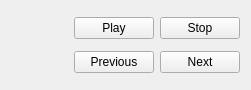
<?xml version="1.0" encoding="UTF-8"?>
<ui version="4.0">
 <class>PresentationCtrlWidget</class>
 <widget class="QWidget" name="PresentationCtrlWidget">
  <property name="geometry">
   <rect>
    <x>0</x>
    <y>0</y>
    <width>251</width>
    <height>90</height>
   </rect>
  </property>
  <property name="sizePolicy">
   <sizepolicy hsizetype="Minimum" vsizetype="Minimum">
    <horstretch>0</horstretch>
    <verstretch>0</verstretch>
   </sizepolicy>
  </property>
  <layout class="QHBoxLayout" name="horizontalLayout">
   <item>
    <widget class="QLabel" name="m_slideLabel">
     <property name="text">
      <string/>
     </property>
    </widget>
   </item>
   <item>
    <layout class="QGridLayout" name="gridLayout">
     <item row="0" column="0">
      <widget class="QPushButton" name="m_playButton">
       <property name="text">
        <string>Play</string>
       </property>
      </widget>
     </item>
     <item row="0" column="1">
      <widget class="QPushButton" name="m_stopButton">
       <property name="text">
        <string>Stop</string>
       </property>
      </widget>
     </item>
     <item row="1" column="0">
      <widget class="QPushButton" name="m_prevButton">
       <property name="text">
        <string>Previous</string>
       </property>
      </widget>
     </item>
     <item row="1" column="1">
      <widget class="QPushButton" name="m_nextButton">
       <property name="text">
        <string>Next</string>
       </property>
      </widget>
     </item>
    </layout>
   </item>
  </layout>
 </widget>
 <resources/>
 <connections/>
</ui>
